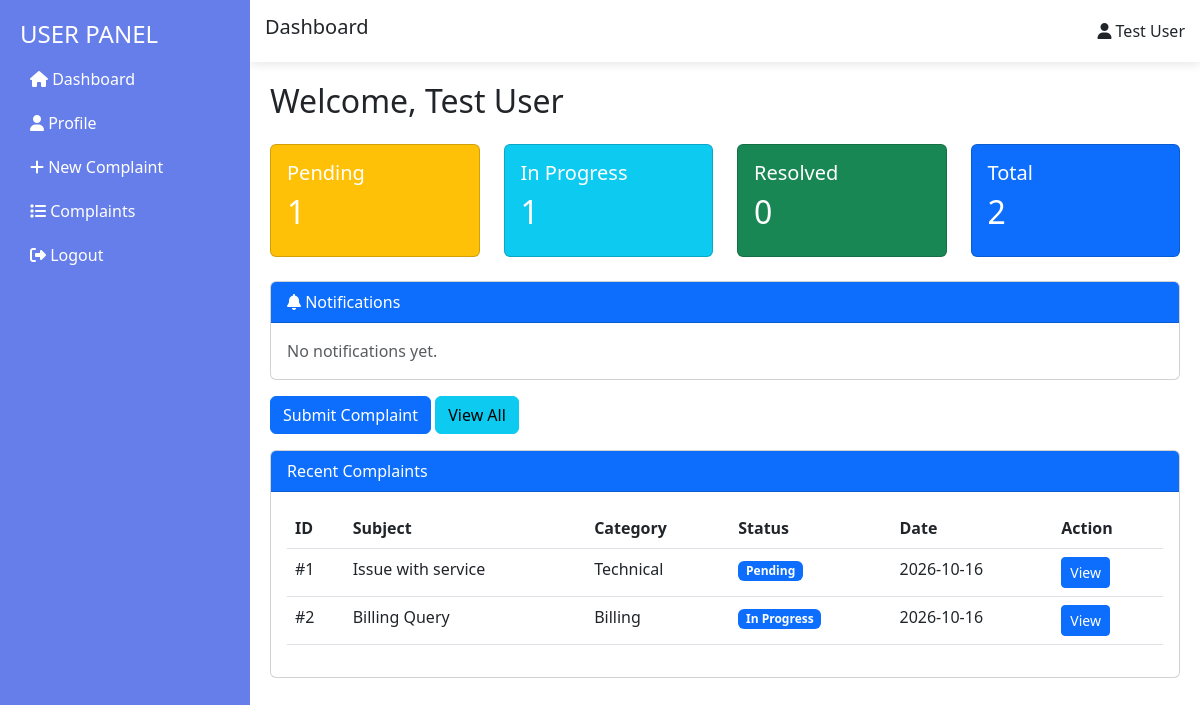
Screenshot of /user/index.php (signed in) with the database file from the repository.
### tables this page shows
CREATE TABLE `complaints` (
  `complaint_id` int(11) NOT NULL AUTO_INCREMENT,
  `user_id` int(11) NOT NULL,
  `subject` varchar(200) NOT NULL,
  `category` varchar(100) NOT NULL,
  `message` longtext NOT NULL,
  `status` enum('Pending','In Progress','Resolved') DEFAULT 'Pending',
  `assigned_staff` int(11) DEFAULT NULL,
  `solution` longtext DEFAULT NULL,
  `created_at` timestamp NULL DEFAULT current_timestamp(),
  `resolved_at` timestamp NULL DEFAULT NULL,
  PRIMARY KEY (`complaint_id`),
  KEY `user_id` (`user_id`),
  KEY `assigned_staff` (`assigned_staff`),
  CONSTRAINT `fk_161` FOREIGN KEY (`user_id`) REFERENCES `users` (`id`) ON DELETE CASCADE,
  CONSTRAINT `fk_162` FOREIGN KEY (`assigned_staff`) REFERENCES `users` (`id`) ON DELETE SET NULL
);

### includes/common_helpers.php (called while the page is built, shortened)
<?php
function evidence_db_call(callable $fn, $fallback, string $label)
{
    try {
        return $fn();
    } catch (Throwable $e) {
        error_log('[' . $label . '] ' . $e->getMessage());
        return $fallback;
    }
}
function get_user_notifications(mysqli $conn, int $userId, int $limit = 20): array
{
    $limit = max(1, min(100, $limit));
    return evidence_db_call(static function () use ($conn, $userId, $limit): array {
        $stmt = $conn->prepare(
            "SELECT n.notification_id, n.complaint_id, n.type, n.title, n.message, n.is_read, n.created_at
             FROM notifications n
             WHERE n.user_id = ?
             ORDER BY n.created_at DESC, n.notification_id DESC
             LIMIT $limit"
        );
        if (!$stmt) {
            error_log('[notify] prepare failed: ' . $conn->error);
            return [];
        }
        $stmt->bind_param('i', $userId);
        $stmt->execute();
        $rows = $stmt->get_result()->fetch_all(MYSQLI_ASSOC);
        $stmt->close();
        return $rows;
    }, [], 'notify');
}

### user/index.php (the view, shortened to what this page needs)
<?php
include '../config/db_connect.php';
include_once '../includes/common_helpers.php';
$user_id = $_SESSION['user_id'];
$notifications = get_user_notifications($conn, (int) $user_id, 10);
$query = "SELECT * FROM complaints WHERE user_id = $user_id ORDER BY created_at DESC";
$result = mysqli_query($conn, $query);
$complaints = mysqli_fetch_all($result, MYSQLI_ASSOC);
$pending = mysqli_fetch_assoc(mysqli_query($conn, "SELECT COUNT(*) as count FROM complaints WHERE user_id = $user_id AND status = 'Pending'"))['count'];
$in_progress = mysqli_fetch_assoc(mysqli_query($conn, "SELECT COUNT(*) as count FROM complaints WHERE user_id = $user_id AND status = 'In Progress'"))['count'];
$resolved = mysqli_fetch_assoc(mysqli_query($conn, "SELECT COUNT(*) as count FROM complaints WHERE user_id = $user_id AND status = 'Resolved'"))['count'];
?>
<!DOCTYPE html>
<html lang="en">
<head>
<link href="https://cdn.jsdelivr.net/npm/bootstrap@5.3.0/dist/css/bootstrap.min.css" rel="stylesheet">
<link rel="stylesheet" href="https://cdnjs.cloudflare.com/ajax/libs/font-awesome/6.4.0/css/all.min.css">
<link rel="stylesheet" href="../css/responsive.css">
</head>
<body>
<div class="sidebar">
    <h4>USER PANEL</h4>
    <a href="index.php"><i class="fas fa-home"></i> Dashboard</a>
    <a href="profile.php"><i class="fas fa-user"></i> Profile</a>
    <a href="submit_complaint.php"><i class="fas fa-plus"></i> New Complaint</a>
    <a href="complaint_status.php"><i class="fas fa-list"></i> Complaints</a>
    <a href="logout.php"><i class="fas fa-sign-out-alt"></i> Logout</a>
</div>
<div class="topbar">
    <h5>Dashboard</h5>
    <div>
        <i class="fas fa-user"></i>
        <?php echo $_SESSION['user_name']; ?>
    </div>
</div>
<div class="main-content">
<h2 class="mb-4">Welcome, <?php echo $_SESSION['user_name']; ?></h2>
<div class="row mb-4">
    <div class="col-md-3">
        <div class="card bg-warning text-white p-3">
            <h5>Pending</h5>
            <h2><?php echo $pending; ?></h2>
        </div>
    </div>
    <div class="col-md-3">
        <div class="card bg-info text-white p-3">
            <h5>In Progress</h5>
            <h2><?php echo $in_progress; ?></h2>
        </div>
    </div>
    <div class="col-md-3">
        <div class="card bg-success text-white p-3">
            <h5>Resolved</h5>
            <h2><?php echo $resolved; ?></h2>
        </div>
    </div>
    <div class="col-md-3">
        <div class="card bg-primary text-white p-3">
            <h5>Total</h5>
            <h2><?php echo count($complaints); ?></h2>
        </div>
    </div>
</div>
<div class="card mb-3">
    <div class="card-header bg-primary text-white d-flex justify-content-between align-items-center">
        <span><i class="fas fa-bell"></i> Notifications
        </span>
    </div>
    <div class="card-body">
        <?php if (count($notifications) > 0): ?>
            <ul class="list-group">
                <?php foreach ($notifications as $n): ?>
                    <li class="list-group-item <?php echo $n['is_read'] ? '' : 'list-group-item-info'; ?>">
                        <div class="d-flex justify-content-between">
                            <strong><?php echo htmlspecialchars($n['title']); ?></strong>
                            <small class="text-muted"><?php echo htmlspecialchars($n['created_at']); ?></small>
                        </div>
                        <div><?php echo htmlspecialchars($n['message']); ?></div>
                        <?php if ($n['complaint_id']): ?>
                            <a href="complaint_status.php?id=<?php echo (int) $n['complaint_id']; ?>" class="small">
                                View complaint #<?php echo (int) $n['complaint_id']; ?>
                            </a>
                        <?php endif; ?>
                    </li>
                <?php endforeach; ?>
            </ul>
        <?php else: ?>
            <p class="text-muted mb-0">No notifications yet.</p>
        <?php endif; ?>
    </div>
</div>
<div class="mb-3">
    <a href="submit_complaint.php" class="btn btn-primary">Submit Complaint</a>
    <a href="complaint_status.php" class="btn btn-info">View All</a>
</div>
<div class="card">
    <div class="card-header bg-primary text-white">
        Recent Complaints
    </div>
    <div class="card-body table-responsive">
        <table class="table table-hover">
            <thead>
                <tr>
                    <th>ID</th>
                    <th>Subject</th>
                    <th>Category</th>
                    <th>Status</th>
                    <th>Date</th>
                    <th>Action</th>
                </tr>
            </thead>
            <tbody>
            <?php if(count($complaints) > 0): ?>
                <?php foreach(array_slice($complaints, 0, 5) as $c): ?>
                    <tr>
                        <td>#<?php echo $c['complaint_id']; ?></td>
                        <td><?php echo $c['subject']; ?></td>
                        <td><?php echo $c['category']; ?></td>
                        <td>
                            <span class="badge bg-primary">
                                <?php echo $c['status']; ?>
                            </span>
                        </td>
                        <td><?php echo date('Y-m-d', strtotime($c['created_at'])); ?></td>
                        <td>
                            <a href="complaint_status.php?id=<?php echo $c['complaint_id']; ?>" class="btn btn-sm btn-primary">
                                View
                            </a>
                        </td>
                    </tr>
                <?php endforeach; ?>
            <?php else: ?>
                <tr>
                    <td colspan="6" class="text-center">No complaints found</td>
                </tr>
            <?php endif; ?>
            </tbody>
        </table>
    </div>
</div>
</div>
</body>
</html>

### css/responsive.css (style rules this page uses)
*, *::before, *::after { box-sizing: border-box; }
html { -webkit-text-size-adjust: 100%; text-size-adjust: 100%; }
.main-content, .main, .page-header, .table-section, .card, .row > *, .modal-content, .topbar, .navbar-custom { min-width: 0; }
.main-content, .main, .modal-body { overflow-wrap: break-word; }
.table th, .table td { overflow-wrap: normal; }
.table-responsive { overflow-x: auto; -webkit-overflow-scrolling: touch; max-width: 100%; }
.sidebar { overflow-y: auto; }
@media (min-width: 992px) { body > .main-content { max-width: 1700px; margin-left: max(250px, calc((100vw / var(--fit, 1) + 250px - 1700px) / 2)) !important; margin-right: auto; } }

### user/index.php (style rules this page uses)
.sidebar { position: fixed; left: 0; top: 0; width: 250px; height: 100vh; background: #667eea; padding: 20px; color: white; }
.sidebar a { color: white; display: block; padding: 10px; text-decoration: none; }
.main-content { margin-left: 250px; padding: 20px; }
.topbar { background: white; padding: 15px; margin-left: 250px; box-shadow: 0 2px 10px rgba(0,0,0,0.1); display: flex; justify-content: space-between; align-items: center; }

### rows the page displays
complaints: complaint_id "1", subject "Issue with service", category "Technical", status "Pending", created_at "2026-10-16"
complaints: complaint_id "2", subject "Billing Query", category "Billing", status "In Progress", created_at "2026-10-16"

### other values shown
$_SESSION['user_name'] "Test User"
$pending "1"
$in_progress "1"
$resolved "0"
count($complaints) "2"
